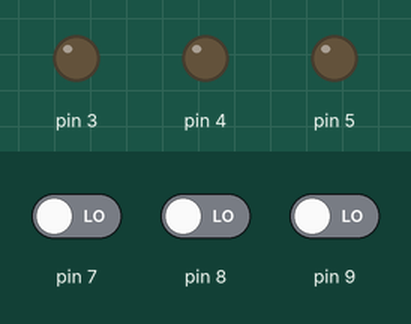
A sketch run on a simulated Arduino Uno, built with avr-gcc and run on an emulated ATmega328P. Parts: output pins drawn as LEDs (lit = HIGH). Inputs (shaded band) come from the test bench; at power-on: pin 7 LOW, pin 8 LOW, pin 9 LOW. What the sketch prints to the serial monitor is not drawn.

Above: at 1.2 s.
1.3 s: pin 7 driven HIGH
At 2.0 s:
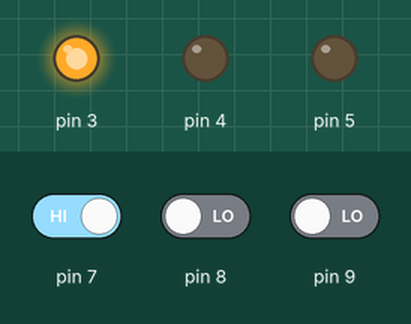
2.8 s: pin 8 driven HIGH
At 3.1 s:
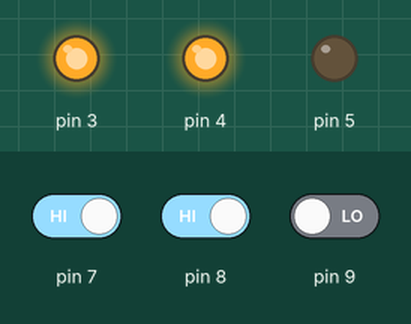
4.3 s: pin 9 driven HIGH
At 5.4 s:
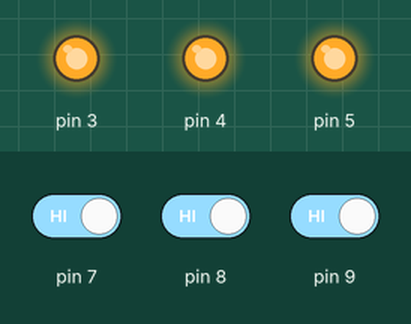
5.8 s: pin 7 driven LOW
At 6.6 s:
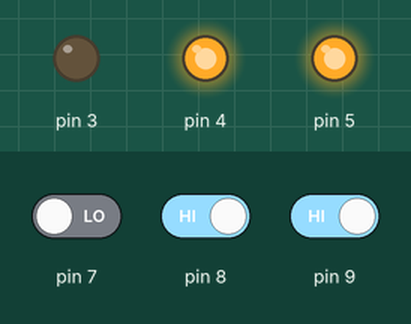
7.3 s: pin 8 driven LOW
At 7.7 s:
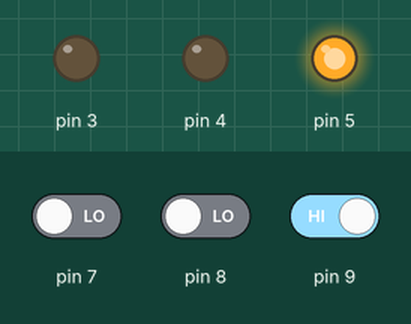
8.8 s: pin 7 driven HIGH
At 10.1 s:
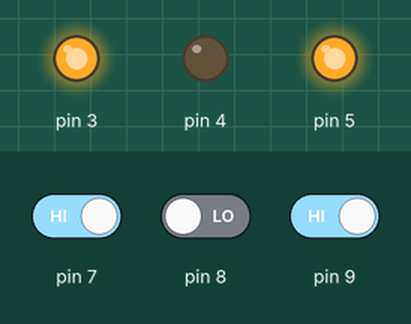
Timing chart, 0 to 11.3 s (numbered marks = the images above; inputs shaded):
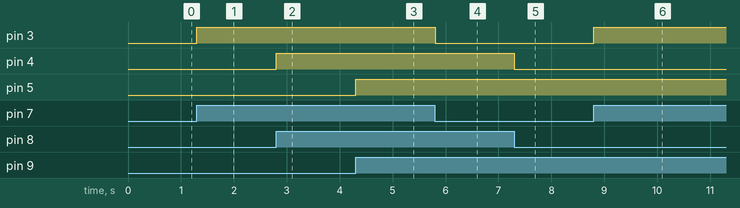

Measured:
- after the input at 1.3 s, pin 3: LOW → HIGH at once
- after the input at 2.8 s, pin 4: LOW → HIGH at once
- after the input at 4.3 s, pin 5: LOW → HIGH at once
- after the input at 5.8 s, pin 3: HIGH → LOW at once
- after the input at 7.3 s, pin 4: HIGH → LOW at once
- after the input at 8.8 s, pin 3: LOW → HIGH at once

The sketch:

3led__3_boutton_pussoir.ino
```cpp
int switchState1;
int switchState2;
int switchState3;
void setup() {
  // put your setup code here, to run once:
 pinMode(3,OUTPUT);
  pinMode(4,OUTPUT);
   pinMode(5,OUTPUT);
    pinMode(7,INPUT);
 pinMode(8,INPUT);
  pinMode(9,INPUT);
 Serial.begin(9600);

}

void loop() {
  switchState1 = digitalRead(7);
  Serial.print(switchState1);
    if (switchState1 == 1) // teste si le bouton a une valeur de 1
        // ...on allume la LED
    {
        digitalWrite(3, HIGH);  // allume la LED
    }

    else
    {
        digitalWrite(3, LOW);  // éteint la LED
    }
     switchState2 = digitalRead(8);
  Serial.print(switchState2);
    if (switchState2 == 1) // teste si le bouton a une valeur de 1
        // ...on allume la LED
    {
        digitalWrite(4, HIGH);  // allume la LED
    }

    else

    {
        digitalWrite(4, LOW);  // éteint la LED
    }
     switchState3 = digitalRead(9);

  Serial.print(switchState3);
    if (switchState3 == 1) // teste si le bouton a une valeur de 1
        // ...on allume la LED
    {
        digitalWrite(5, HIGH);  // allume la LED
    }

    else

    {
        digitalWrite(5, LOW);  // éteint la LED
    }
}
```
